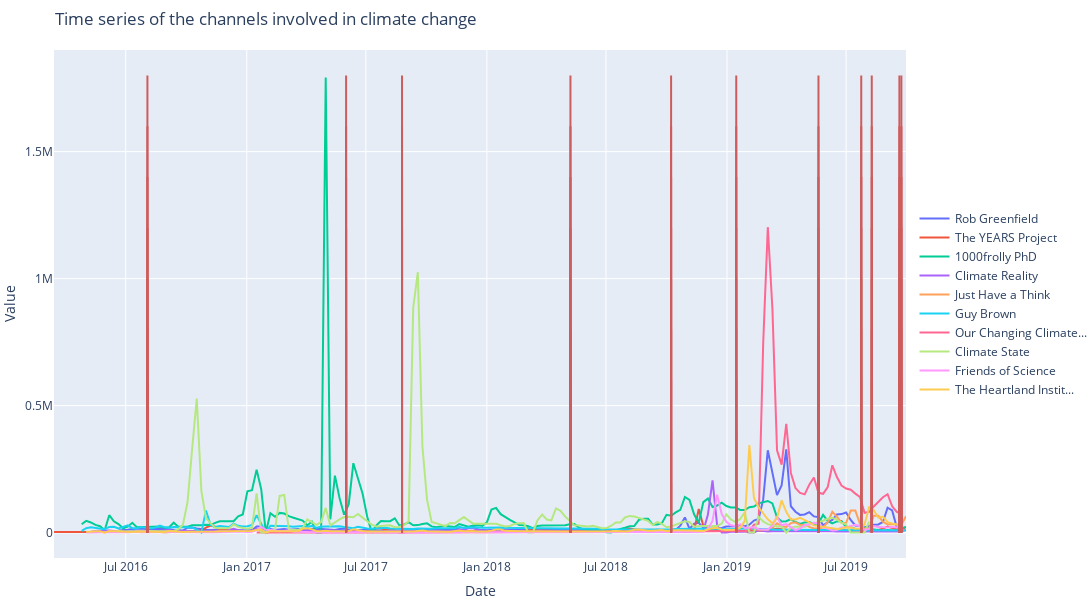

Notebook cell for this chart:
### Code cell
ch_cc_df_second.sort_values(by='proportion_cc_vids', ascending=False, inplace=True)
ch_list_second = ch_cc_df_second.channel.unique()
ch_list_df_second = [timeseries_cc_df[timeseries_cc_df['channel'] == channel].copy() for channel in ch_list_second]

fig = go.Figure()

for ch, color in zip(ch_list_df_second, colors):
    ch['datetime'] = pd.to_datetime(ch['datetime'])
    ch.set_index('datetime', inplace=True)
    fig.add_trace(go.Scatter(x=ch.index, y=ch['delta_views'],
                             mode='lines',
                             name=ch['name'].iloc[0],
                             line=dict(width=2, color=f'rgba{tuple(int(255 * c) for c in color[:3])}')))

for y in range(200000, 2000000, 200000):
    for event_date in climate_events.loc['2016':'2019-10'].index:
        fig.add_trace(go.Scatter(x=[event_date, event_date], y=[0, y],
                                 mode='lines',
                                 line=dict(color='indianred', width=2),
                                 hoverinfo='text',
                                 text=f'Event: {climate_events.loc[event_date]["name"]}',
                                 showlegend=False)) 

fig.update_layout(
    xaxis=dict(title='Date'),
    yaxis=dict(title='Value'),
    title='Time series of the channels involved in climate change',
    showlegend=True,
    legend=dict(x=1.01, y=0.5, traceorder='normal', orientation='v'),
    autosize=False,
    width=1200,
    height=600,
    margin=dict(l=5, r=0, t=50, b=5)
)

fig.show()

### Figure 1 — Plotly figure (JSON) as saved in the notebook; plotly's stock layout.template omitted (floating-point values rounded to 4 significant figures; data arrays with more than 128 entries replaced by an {"elided": "..."} marker saying what was removed)
{"data": [{"line": {"color": "rgba(68, 1, 84)", "width": 2}, "mode": "lines", "name": "Rob Greenfield", "type": "scatter", "x": {"elided": "171 str values"}, "y": {"elided": "171 float values"}}, {"line": {"color": "rgba(71, 39, 119)", "width": 2}, "mode": "lines", "name": "The YEARS Project", "type": "scatter", "x": {"elided": "186 str values"}, "y": {"elided": "186 float values"}}, {"line": {"color": "rgba(62, 73, 137)", "width": 2}, "mode": "lines", "name": "1000frolly PhD", "type": "scatter", "x": {"elided": "180 str values"}, "y": {"elided": "180 float values"}}, {"line": {"color": "rgba(48, 103, 141)", "width": 2}, "mode": "lines", "name": "Climate Reality", "type": "scatter", "x": {"elided": "178 str values"}, "y": {"elided": "178 float values"}}, {"line": {"color": "rgba(37, 130, 142)", "width": 2}, "mode": "lines", "name": "Just Have a Think", "type": "scatter", "x": ["2019-01-28T00:00:00", "2019-02-04T00:00:00", "2019-02-11T00:00:00", "2019-02-18T00:00:00", "2019-02-25T00:00:00", "2019-03-04T00:00:00", "2019-03-11T00:00:00", "2019-03-18T00:00:00", "2019-03-25T00:00:00", "2019-04-01T01:00:00", "2019-04-08T01:00:00", "2019-04-15T01:00:00", "2019-04-22T01:00:00", "2019-04-29T01:00:00", "2019-05-06T01:00:00", "2019-05-13T01:00:00", "2019-05-20T01:00:00", "2019-05-27T01:00:00", "2019-06-03T01:00:00", "2019-06-10T01:00:00", "2019-06-17T01:00:00", "2019-06-24T01:00:00", "2019-07-01T01:00:00", "2019-07-08T01:00:00", "2019-07-15T01:00:00", "2019-07-22T01:00:00", "2019-07-29T01:00:00", "2019-08-05T01:00:00", "2019-08-12T01:00:00", "2019-08-19T01:00:00", "2019-08-26T01:00:00", "2019-09-02T01:00:00", "2019-09-09T01:00:00", "2019-09-16T01:00:00", "2019-09-23T01:00:00", "2019-09-30T01:00:00"], "y": [0, 15036, 12249, 11780.0, 10230.0, 10210.0, 17080.0, 36930.0, 24660.0, 22510.0, 37350.0, 40450.0, 30390.0, 30980.0, 22640.0, 16530.0, 16230.0, 20790.0, 41090.0, 82100.0, 62930.0, 37990.0, 38280.0, 86730.0, 86730.0, 34840.0, 14680.0, 14990.0, 66690.0, 66690.0, 42050.0, 32480.0, 32480.0, 31640.0, 31030.0, 64220.0]}, {"line": {"color": "rgba(30, 157, 136)", "width": 2}, "mode": "lines", "name": "Guy Brown", "type": "scatter", "x": {"elided": "180 str values"}, "y": {"elided": "180 float values"}}, {"line": {"color": "rgba(53, 183, 120)", "width": 2}, "mode": "lines", "name": "Our Changing Climate...", "type": "scatter", "x": {"elided": "141 str values"}, "y": {"elided": "141 float values"}}, {"line": {"color": "rgba(109, 206, 88)", "width": 2}, "mode": "lines", "name": "Climate State", "type": "scatter", "x": {"elided": "165 str values"}, "y": {"elided": "165 float values"}}, {"line": {"color": "rgba(181, 221, 43)", "width": 2}, "mode": "lines", "name": "Friends of Science", "type": "scatter", "x": {"elided": "178 str values"}, "y": {"elided": "178 float values"}}, {"line": {"color": "rgba(253, 231, 36)", "width": 2}, "mode": "lines", "name": "The Heartland Instit...", "type": "scatter", "x": {"elided": "178 str values"}, "y": {"elided": "178 float values"}}, {"hoverinfo": "text", "line": {"color": "indianred", "width": 2}, "mode": "lines", "showlegend": false, "text": "Event:  Great Barrier Reef Bleaching", "type": "scatter", "x": ["2016-08-03T00:00:00", "2016-08-03T00:00:00"], "y": [0, 200000]}, {"hoverinfo": "text", "line": {"color": "indianred", "width": 2}, "mode": "lines", "showlegend": false, "text": "Event:  US Withdrawal from Paris Agreement", "type": "scatter", "x": ["2017-06-01T00:00:00", "2017-06-01T00:00:00"], "y": [0, 200000]}, {"hoverinfo": "text", "line": {"color": "indianred", "width": 2}, "mode": "lines", "showlegend": false, "text": "Event:  Hurricane Harvey", "type": "scatter", "x": ["2017-08-25T00:00:00", "2017-08-25T00:00:00"], "y": [0, 200000]}, {"hoverinfo": "text", "line": {"color": "indianred", "width": 2}, "mode": "lines", "showlegend": false, "text": "Event:  EU Bans Neonicotinoids", "type": "scatter", "x": ["2018-05-08T00:00:00", "2018-05-08T00:00:00"], "y": [0, 200000]}, {"hoverinfo": "text", "line": {"color": "indianred", "width": 2}, "mode": "lines", "showlegend": false, "text": "Event:  IPCC Special Report on Global Warming of 1.5 °C", "type": "scatter", "x": ["2018-10-08T00:00:00", "2018-10-08T00:00:00"], "y": [0, 200000]}, {"hoverinfo": "text", "line": {"color": "indianred", "width": 2}, "mode": "lines", "showlegend": false, "text": "Event:  Greenland Ice Melting Accelerating", "type": "scatter", "x": ["2019-01-15T00:00:00", "2019-01-15T00:00:00"], "y": [0, 200000]}, {"hoverinfo": "text", "line": {"color": "indianred", "width": 2}, "mode": "lines", "showlegend": false, "text": "Event:  Extinction Rebellion Protests", "type": "scatter", "x": ["2019-05-20T00:00:00", "2019-05-20T00:00:00"], "y": [0, 200000]}, {"hoverinfo": "text", "line": {"color": "indianred", "width": 2}, "mode": "lines", "showlegend": false, "text": "Event:  Europe's Record Heatwave", "type": "scatter", "x": ["2019-07-24T00:00:00", "2019-07-24T00:00:00"], "y": [0, 200000]}, {"hoverinfo": "text", "line": {"color": "indianred", "width": 2}, "mode": "lines", "showlegend": false, "text": "Event:  Iceland Commemorates First Glacier Lost to Climate Change", "type": "scatter", "x": ["2019-08-09T00:00:00", "2019-08-09T00:00:00"], "y": [0, 200000]}, {"hoverinfo": "text", "line": {"color": "indianred", "width": 2}, "mode": "lines", "showlegend": false, "text": "Event:  Global Climate Strike", "type": "scatter", "x": ["2019-09-20T00:00:00", "2019-09-20T00:00:00"], "y": [0, 200000]}, {"hoverinfo": "text", "line": {"color": "indianred", "width": 2}, "mode": "lines", "showlegend": false, "text": "Event:  UN Climate Action Summit 2019", "type": "scatter", "x": ["2019-09-23T00:00:00", "2019-09-23T00:00:00"], "y": [0, 200000]}, {"hoverinfo": "text", "line": {"color": "indianred", "width": 2}, "mode": "lines", "showlegend": false, "text": "Event:  Great Barrier Reef Bleaching", "type": "scatter", "x": ["2016-08-03T00:00:00", "2016-08-03T00:00:00"], "y": [0, 400000]}, {"hoverinfo": "text", "line": {"color": "indianred", "width": 2}, "mode": "lines", "showlegend": false, "text": "Event:  US Withdrawal from Paris Agreement", "type": "scatter", "x": ["2017-06-01T00:00:00", "2017-06-01T00:00:00"], "y": [0, 400000]}, {"hoverinfo": "text", "line": {"color": "indianred", "width": 2}, "mode": "lines", "showlegend": false, "text": "Event:  Hurricane Harvey", "type": "scatter", "x": ["2017-08-25T00:00:00", "2017-08-25T00:00:00"], "y": [0, 400000]}, {"hoverinfo": "text", "line": {"color": "indianred", "width": 2}, "mode": "lines", "showlegend": false, "text": "Event:  EU Bans Neonicotinoids", "type": "scatter", "x": ["2018-05-08T00:00:00", "2018-05-08T00:00:00"], "y": [0, 400000]}, {"hoverinfo": "text", "line": {"color": "indianred", "width": 2}, "mode": "lines", "showlegend": false, "text": "Event:  IPCC Special Report on Global Warming of 1.5 °C", "type": "scatter", "x": ["2018-10-08T00:00:00", "2018-10-08T00:00:00"], "y": [0, 400000]}, {"hoverinfo": "text", "line": {"color": "indianred", "width": 2}, "mode": "lines", "showlegend": false, "text": "Event:  Greenland Ice Melting Accelerating", "type": "scatter", "x": ["2019-01-15T00:00:00", "2019-01-15T00:00:00"], "y": [0, 400000]}, {"hoverinfo": "text", "line": {"color": "indianred", "width": 2}, "mode": "lines", "showlegend": false, "text": "Event:  Extinction Rebellion Protests", "type": "scatter", "x": ["2019-05-20T00:00:00", "2019-05-20T00:00:00"], "y": [0, 400000]}, {"hoverinfo": "text", "line": {"color": "indianred", "width": 2}, "mode": "lines", "showlegend": false, "text": "Event:  Europe's Record Heatwave", "type": "scatter", "x": ["2019-07-24T00:00:00", "2019-07-24T00:00:00"], "y": [0, 400000]}, {"hoverinfo": "text", "line": {"color": "indianred", "width": 2}, "mode": "lines", "showlegend": false, "text": "Event:  Iceland Commemorates First Glacier Lost to Climate Change", "type": "scatter", "x": ["2019-08-09T00:00:00", "2019-08-09T00:00:00"], "y": [0, 400000]}, {"hoverinfo": "text", "line": {"color": "indianred", "width": 2}, "mode": "lines", "showlegend": false, "text": "Event:  Global Climate Strike", "type": "scatter", "x": ["2019-09-20T00:00:00", "2019-09-20T00:00:00"], "y": [0, 400000]}, {"hoverinfo": "text", "line": {"color": "indianred", "width": 2}, "mode": "lines", "showlegend": false, "text": "Event:  UN Climate Action Summit 2019", "type": "scatter", "x": ["2019-09-23T00:00:00", "2019-09-23T00:00:00"], "y": [0, 400000]}, {"hoverinfo": "text", "line": {"color": "indianred", "width": 2}, "mode": "lines", "showlegend": false, "text": "Event:  Great Barrier Reef Bleaching", "type": "scatter", "x": ["2016-08-03T00:00:00", "2016-08-03T00:00:00"], "y": [0, 600000]}, {"hoverinfo": "text", "line": {"color": "indianred", "width": 2}, "mode": "lines", "showlegend": false, "text": "Event:  US Withdrawal from Paris Agreement", "type": "scatter", "x": ["2017-06-01T00:00:00", "2017-06-01T00:00:00"], "y": [0, 600000]}, {"hoverinfo": "text", "line": {"color": "indianred", "width": 2}, "mode": "lines", "showlegend": false, "text": "Event:  Hurricane Harvey", "type": "scatter", "x": ["2017-08-25T00:00:00", "2017-08-25T00:00:00"], "y": [0, 600000]}, {"hoverinfo": "text", "line": {"color": "indianred", "width": 2}, "mode": "lines", "showlegend": false, "text": "Event:  EU Bans Neonicotinoids", "type": "scatter", "x": ["2018-05-08T00:00:00", "2018-05-08T00:00:00"], "y": [0, 600000]}, {"hoverinfo": "text", "line": {"color": "indianred", "width": 2}, "mode": "lines", "showlegend": false, "text": "Event:  IPCC Special Report on Global Warming of 1.5 °C", "type": "scatter", "x": ["2018-10-08T00:00:00", "2018-10-08T00:00:00"], "y": [0, 600000]}, {"hoverinfo": "text", "line": {"color": "indianred", "width": 2}, "mode": "lines", "showlegend": false, "text": "Event:  Greenland Ice Melting Accelerating", "type": "scatter", "x": ["2019-01-15T00:00:00", "2019-01-15T00:00:00"], "y": [0, 600000]}, {"hoverinfo": "text", "line": {"color": "indianred", "width": 2}, "mode": "lines", "showlegend": false, "text": "Event:  Extinction Rebellion Protests", "type": "scatter", "x": ["2019-05-20T00:00:00", "2019-05-20T00:00:00"], "y": [0, 600000]}, {"hoverinfo": "text", "line": {"color": "indianred", "width": 2}, "mode": "lines", "showlegend": false, "text": "Event:  Europe's Record Heatwave", "type": "scatter", "x": ["2019-07-24T00:00:00", "2019-07-24T00:00:00"], "y": [0, 600000]}, {"hoverinfo": "text", "line": {"color": "indianred", "width": 2}, "mode": "lines", "showlegend": false, "text": "Event:  Iceland Commemorates First Glacier Lost to Climate Change", "type": "scatter", "x": ["2019-08-09T00:00:00", "2019-08-09T00:00:00"], "y": [0, 600000]}, {"hoverinfo": "text", "line": {"color": "indianred", "width": 2}, "mode": "lines", "showlegend": false, "text": "Event:  Global Climate Strike", "type": "scatter", "x": ["2019-09-20T00:00:00", "2019-09-20T00:00:00"], "y": [0, 600000]}, {"hoverinfo": "text", "line": {"color": "indianred", "width": 2}, "mode": "lines", "showlegend": false, "text": "Event:  UN Climate Action Summit 2019", "type": "scatter", "x": ["2019-09-23T00:00:00", "2019-09-23T00:00:00"], "y": [0, 600000]}, {"hoverinfo": "text", "line": {"color": "indianred", "width": 2}, "mode": "lines", "showlegend": false, "text": "Event:  Great Barrier Reef Bleaching", "type": "scatter", "x": ["2016-08-03T00:00:00", "2016-08-03T00:00:00"], "y": [0, 800000]}, {"hoverinfo": "text", "line": {"color": "indianred", "width": 2}, "mode": "lines", "showlegend": false, "text": "Event:  US Withdrawal from Paris Agreement", "type": "scatter", "x": ["2017-06-01T00:00:00", "2017-06-01T00:00:00"], "y": [0, 800000]}, {"hoverinfo": "text", "line": {"color": "indianred", "width": 2}, "mode": "lines", "showlegend": false, "text": "Event:  Hurricane Harvey", "type": "scatter", "x": ["2017-08-25T00:00:00", "2017-08-25T00:00:00"], "y": [0, 800000]}, {"hoverinfo": "text", "line": {"color": "indianred", "width": 2}, "mode": "lines", "showlegend": false, "text": "Event:  EU Bans Neonicotinoids", "type": "scatter", "x": ["2018-05-08T00:00:00", "2018-05-08T00:00:00"], "y": [0, 800000]}, {"hoverinfo": "text", "line": {"color": "indianred", "width": 2}, "mode": "lines", "showlegend": false, "text": "Event:  IPCC Special Report on Global Warming of 1.5 °C", "type": "scatter", "x": ["2018-10-08T00:00:00", "2018-10-08T00:00:00"], "y": [0, 800000]}, {"hoverinfo": "text", "line": {"color": "indianred", "width": 2}, "mode": "lines", "showlegend": false, "text": "Event:  Greenland Ice Melting Accelerating", "type": "scatter", "x": ["2019-01-15T00:00:00", "2019-01-15T00:00:00"], "y": [0, 800000]}, {"hoverinfo": "text", "line": {"color": "indianred", "width": 2}, "mode": "lines", "showlegend": false, "text": "Event:  Extinction Rebellion Protests", "type": "scatter", "x": ["2019-05-20T00:00:00", "2019-05-20T00:00:00"], "y": [0, 800000]}, {"hoverinfo": "text", "line": {"color": "indianred", "width": 2}, "mode": "lines", "showlegend": false, "text": "Event:  Europe's Record Heatwave", "type": "scatter", "x": ["2019-07-24T00:00:00", "2019-07-24T00:00:00"], "y": [0, 800000]}, {"hoverinfo": "text", "line": {"color": "indianred", "width": 2}, "mode": "lines", "showlegend": false, "text": "Event:  Iceland Commemorates First Glacier Lost to Climate Change", "type": "scatter", "x": ["2019-08-09T00:00:00", "2019-08-09T00:00:00"], "y": [0, 800000]}, {"hoverinfo": "text", "line": {"color": "indianred", "width": 2}, "mode": "lines", "showlegend": false, "text": "Event:  Global Climate Strike", "type": "scatter", "x": ["2019-09-20T00:00:00", "2019-09-20T00:00:00"], "y": [0, 800000]}, {"hoverinfo": "text", "line": {"color": "indianred", "width": 2}, "mode": "lines", "showlegend": false, "text": "Event:  UN Climate Action Summit 2019", "type": "scatter", "x": ["2019-09-23T00:00:00", "2019-09-23T00:00:00"], "y": [0, 800000]}, {"hoverinfo": "text", "line": {"color": "indianred", "width": 2}, "mode": "lines", "showlegend": false, "text": "Event:  Great Barrier Reef Bleaching", "type": "scatter", "x": ["2016-08-03T00:00:00", "2016-08-03T00:00:00"], "y": [0, 1000000]}, {"hoverinfo": "text", "line": {"color": "indianred", "width": 2}, "mode": "lines", "showlegend": false, "text": "Event:  US Withdrawal from Paris Agreement", "type": "scatter", "x": ["2017-06-01T00:00:00", "2017-06-01T00:00:00"], "y": [0, 1000000]}, {"hoverinfo": "text", "line": {"color": "indianred", "width": 2}, "mode": "lines", "showlegend": false, "text": "Event:  Hurricane Harvey", "type": "scatter", "x": ["2017-08-25T00:00:00", "2017-08-25T00:00:00"], "y": [0, 1000000]}, {"hoverinfo": "text", "line": {"color": "indianred", "width": 2}, "mode": "lines", "showlegend": false, "text": "Event:  EU Bans Neonicotinoids", "type": "scatter", "x": ["2018-05-08T00:00:00", "2018-05-08T00:00:00"], "y": [0, 1000000]}, {"hoverinfo": "text", "line": {"color": "indianred", "width": 2}, "mode": "lines", "showlegend": false, "text": "Event:  IPCC Special Report on Global Warming of 1.5 °C", "type": "scatter", "x": ["2018-10-08T00:00:00", "2018-10-08T00:00:00"], "y": [0, 1000000]}, {"hoverinfo": "text", "line": {"color": "indianred", "width": 2}, "mode": "lines", "showlegend": false, "text": "Event:  Greenland Ice Melting Accelerating", "type": "scatter", "x": ["2019-01-15T00:00:00", "2019-01-15T00:00:00"], "y": [0, 1000000]}, {"hoverinfo": "text", "line": {"color": "indianred", "width": 2}, "mode": "lines", "showlegend": false, "text": "Event:  Extinction Rebellion Protests", "type": "scatter", "x": ["2019-05-20T00:00:00", "2019-05-20T00:00:00"], "y": [0, 1000000]}, {"hoverinfo": "text", "line": {"color": "indianred", "width": 2}, "mode": "lines", "showlegend": false, "text": "Event:  Europe's Record Heatwave", "type": "scatter", "x": ["2019-07-24T00:00:00", "2019-07-24T00:00:00"], "y": [0, 1000000]}, {"hoverinfo": "text", "line": {"color": "indianred", "width": 2}, "mode": "lines", "showlegend": false, "text": "Event:  Iceland Commemorates First Glacier Lost to Climate Change", "type": "scatter", "x": ["2019-08-09T00:00:00", "2019-08-09T00:00:00"], "y": [0, 1000000]}, {"hoverinfo": "text", "line": {"color": "indianred", "width": 2}, "mode": "lines", "showlegend": false, "text": "Event:  Global Climate Strike", "type": "scatter", "x": ["2019-09-20T00:00:00", "2019-09-20T00:00:00"], "y": [0, 1000000]}, {"hoverinfo": "text", "line": {"color": "indianred", "width": 2}, "mode": "lines", "showlegend": false, "text": "Event:  UN Climate Action Summit 2019", "type": "scatter", "x": ["2019-09-23T00:00:00", "2019-09-23T00:00:00"], "y": [0, 1000000]}, {"hoverinfo": "text", "line": {"color": "indianred", "width": 2}, "mode": "lines", "showlegend": false, "text": "Event:  Great Barrier Reef Bleaching", "type": "scatter", "x": ["2016-08-03T00:00:00", "2016-08-03T00:00:00"], "y": [0, 1200000]}, {"hoverinfo": "text", "line": {"color": "indianred", "width": 2}, "mode": "lines", "showlegend": false, "text": "Event:  US Withdrawal from Paris Agreement", "type": "scatter", "x": ["2017-06-01T00:00:00", "2017-06-01T00:00:00"], "y": [0, 1200000]}, {"hoverinfo": "text", "line": {"color": "indianred", "width": 2}, "mode": "lines", "showlegend": false, "text": "Event:  Hurricane Harvey", "type": "scatter", "x": ["2017-08-25T00:00:00", "2017-08-25T00:00:00"], "y": [0, 1200000]}, {"hoverinfo": "text", "line": {"color": "indianred", "width": 2}, "mode": "lines", "showlegend": false, "text": "Event:  EU Bans Neonicotinoids", "type": "scatter", "x": ["2018-05-08T00:00:00", "2018-05-08T00:00:00"], "y": [0, 1200000]}, {"hoverinfo": "text", "line": {"color": "indianred", "width": 2}, "mode": "lines", "showlegend": false, "text": "Event:  IPCC Special Report on Global Warming of 1.5 °C", "type": "scatter", "x": ["2018-10-08T00:00:00", "2018-10-08T00:00:00"], "y": [0, 1200000]}, {"hoverinfo": "text", "line": {"color": "indianred", "width": 2}, "mode": "lines", "showlegend": false, "text": "Event:  Greenland Ice Melting Accelerating", "type": "scatter", "x": ["2019-01-15T00:00:00", "2019-01-15T00:00:00"], "y": [0, 1200000]}, {"hoverinfo": "text", "line": {"color": "indianred", "width": 2}, "mode": "lines", "showlegend": false, "text": "Event:  Extinction Rebellion Protests", "type": "scatter", "x": ["2019-05-20T00:00:00", "2019-05-20T00:00:00"], "y": [0, 1200000]}, {"hoverinfo": "text", "line": {"color": "indianred", "width": 2}, "mode": "lines", "showlegend": false, "text": "Event:  Europe's Record Heatwave", "type": "scatter", "x": ["2019-07-24T00:00:00", "2019-07-24T00:00:00"], "y": [0, 1200000]}, {"hoverinfo": "text", "line": {"color": "indianred", "width": 2}, "mode": "lines", "showlegend": false, "text": "Event:  Iceland Commemorates First Glacier Lost to Climate Change", "type": "scatter", "x": ["2019-08-09T00:00:00", "2019-08-09T00:00:00"], "y": [0, 1200000]}, {"hoverinfo": "text", "line": {"color": "indianred", "width": 2}, "mode": "lines", "showlegend": false, "text": "Event:  Global Climate Strike", "type": "scatter", "x": ["2019-09-20T00:00:00", "2019-09-20T00:00:00"], "y": [0, 1200000]}, {"hoverinfo": "text", "line": {"color": "indianred", "width": 2}, "mode": "lines", "showlegend": false, "text": "Event:  UN Climate Action Summit 2019", "type": "scatter", "x": ["2019-09-23T00:00:00", "2019-09-23T00:00:00"], "y": [0, 1200000]}, {"hoverinfo": "text", "line": {"color": "indianred", "width": 2}, "mode": "lines", "showlegend": false, "text": "Event:  Great Barrier Reef Bleaching", "type": "scatter", "x": ["2016-08-03T00:00:00", "2016-08-03T00:00:00"], "y": [0, 1400000]}, {"hoverinfo": "text", "line": {"color": "indianred", "width": 2}, "mode": "lines", "showlegend": false, "text": "Event:  US Withdrawal from Paris Agreement", "type": "scatter", "x": ["2017-06-01T00:00:00", "2017-06-01T00:00:00"], "y": [0, 1400000]}, {"hoverinfo": "text", "line": {"color": "indianred", "width": 2}, "mode": "lines", "showlegend": false, "text": "Event:  Hurricane Harvey", "type": "scatter", "x": ["2017-08-25T00:00:00", "2017-08-25T00:00:00"], "y": [0, 1400000]}, {"hoverinfo": "text", "line": {"color": "indianred", "width": 2}, "mode": "lines", "showlegend": false, "text": "Event:  EU Bans Neonicotinoids", "type": "scatter", "x": ["2018-05-08T00:00:00", "2018-05-08T00:00:00"], "y": [0, 1400000]}, {"hoverinfo": "text", "line": {"color": "indianred", "width": 2}, "mode": "lines", "showlegend": false, "text": "Event:  IPCC Special Report on Global Warming of 1.5 °C", "type": "scatter", "x": ["2018-10-08T00:00:00", "2018-10-08T00:00:00"], "y": [0, 1400000]}, {"hoverinfo": "text", "line": {"color": "indianred", "width": 2}, "mode": "lines", "showlegend": false, "text": "Event:  Greenland Ice Melting Accelerating", "type": "scatter", "x": ["2019-01-15T00:00:00", "2019-01-15T00:00:00"], "y": [0, 1400000]}, {"hoverinfo": "text", "line": {"color": "indianred", "width": 2}, "mode": "lines", "showlegend": false, "text": "Event:  Extinction Rebellion Protests", "type": "scatter", "x": ["2019-05-20T00:00:00", "2019-05-20T00:00:00"], "y": [0, 1400000]}, {"hoverinfo": "text", "line": {"color": "indianred", "width": 2}, "mode": "lines", "showlegend": false, "text": "Event:  Europe's Record Heatwave", "type": "scatter", "x": ["2019-07-24T00:00:00", "2019-07-24T00:00:00"], "y": [0, 1400000]}, {"hoverinfo": "text", "line": {"color": "indianred", "width": 2}, "mode": "lines", "showlegend": false, "text": "Event:  Iceland Commemorates First Glacier Lost to Climate Change", "type": "scatter", "x": ["2019-08-09T00:00:00", "2019-08-09T00:00:00"], "y": [0, 1400000]}, {"hoverinfo": "text", "line": {"color": "indianred", "width": 2}, "mode": "lines", "showlegend": false, "text": "Event:  Global Climate Strike", "type": "scatter", "x": ["2019-09-20T00:00:00", "2019-09-20T00:00:00"], "y": [0, 1400000]}, {"hoverinfo": "text", "line": {"color": "indianred", "width": 2}, "mode": "lines", "showlegend": false, "text": "Event:  UN Climate Action Summit 2019", "type": "scatter", "x": ["2019-09-23T00:00:00", "2019-09-23T00:00:00"], "y": [0, 1400000]}, {"hoverinfo": "text", "line": {"color": "indianred", "width": 2}, "mode": "lines", "showlegend": false, "text": "Event:  Great Barrier Reef Bleaching", "type": "scatter", "x": ["2016-08-03T00:00:00", "2016-08-03T00:00:00"], "y": [0, 1600000]}, {"hoverinfo": "text", "line": {"color": "indianred", "width": 2}, "mode": "lines", "showlegend": false, "text": "Event:  US Withdrawal from Paris Agreement", "type": "scatter", "x": ["2017-06-01T00:00:00", "2017-06-01T00:00:00"], "y": [0, 1600000]}, {"hoverinfo": "text", "line": {"color": "indianred", "width": 2}, "mode": "lines", "showlegend": false, "text": "Event:  Hurricane Harvey", "type": "scatter", "x": ["2017-08-25T00:00:00", "2017-08-25T00:00:00"], "y": [0, 1600000]}, {"hoverinfo": "text", "line": {"color": "indianred", "width": 2}, "mode": "lines", "showlegend": false, "text": "Event:  EU Bans Neonicotinoids", "type": "scatter", "x": ["2018-05-08T00:00:00", "2018-05-08T00:00:00"], "y": [0, 1600000]}, {"hoverinfo": "text", "line": {"color": "indianred", "width": 2}, "mode": "lines", "showlegend": false, "text": "Event:  IPCC Special Report on Global Warming of 1.5 °C", "type": "scatter", "x": ["2018-10-08T00:00:00", "2018-10-08T00:00:00"], "y": [0, 1600000]}, {"hoverinfo": "text", "line": {"color": "indianred", "width": 2}, "mode": "lines", "showlegend": false, "text": "Event:  Greenland Ice Melting Accelerating", "type": "scatter", "x": ["2019-01-15T00:00:00", "2019-01-15T00:00:00"], "y": [0, 1600000]}, {"hoverinfo": "text", "line": {"color": "indianred", "width": 2}, "mode": "lines", "showlegend": false, "text": "Event:  Extinction Rebellion Protests", "type": "scatter", "x": ["2019-05-20T00:00:00", "2019-05-20T00:00:00"], "y": [0, 1600000]}, {"hoverinfo": "text", "line": {"color": "indianred", "width": 2}, "mode": "lines", "showlegend": false, "text": "Event:  Europe's Record Heatwave", "type": "scatter", "x": ["2019-07-24T00:00:00", "2019-07-24T00:00:00"], "y": [0, 1600000]}, {"hoverinfo": "text", "line": {"color": "indianred", "width": 2}, "mode": "lines", "showlegend": false, "text": "Event:  Iceland Commemorates First Glacier Lost to Climate Change", "type": "scatter", "x": ["2019-08-09T00:00:00", "2019-08-09T00:00:00"], "y": [0, 1600000]}, {"hoverinfo": "text", "line": {"color": "indianred", "width": 2}, "mode": "lines", "showlegend": false, "text": "Event:  Global Climate Strike", "type": "scatter", "x": ["2019-09-20T00:00:00", "2019-09-20T00:00:00"], "y": [0, 1600000]}, {"hoverinfo": "text", "line": {"color": "indianred", "width": 2}, "mode": "lines", "showlegend": false, "text": "Event:  UN Climate Action Summit 2019", "type": "scatter", "x": ["2019-09-23T00:00:00", "2019-09-23T00:00:00"], "y": [0, 1600000]}, {"hoverinfo": "text", "line": {"color": "indianred", "width": 2}, "mode": "lines", "showlegend": false, "text": "Event:  Great Barrier Reef Bleaching", "type": "scatter", "x": ["2016-08-03T00:00:00", "2016-08-03T00:00:00"], "y": [0, 1800000]}, {"hoverinfo": "text", "line": {"color": "indianred", "width": 2}, "mode": "lines", "showlegend": false, "text": "Event:  US Withdrawal from Paris Agreement", "type": "scatter", "x": ["2017-06-01T00:00:00", "2017-06-01T00:00:00"], "y": [0, 1800000]}, {"hoverinfo": "text", "line": {"color": "indianred", "width": 2}, "mode": "lines", "showlegend": false, "text": "Event:  Hurricane Harvey", "type": "scatter", "x": ["2017-08-25T00:00:00", "2017-08-25T00:00:00"], "y": [0, 1800000]}, {"hoverinfo": "text", "line": {"color": "indianred", "width": 2}, "mode": "lines", "showlegend": false, "text": "Event:  EU Bans Neonicotinoids", "type": "scatter", "x": ["2018-05-08T00:00:00", "2018-05-08T00:00:00"], "y": [0, 1800000]}, {"hoverinfo": "text", "line": {"color": "indianred", "width": 2}, "mode": "lines", "showlegend": false, "text": "Event:  IPCC Special Report on Global Warming of 1.5 °C", "type": "scatter", "x": ["2018-10-08T00:00:00", "2018-10-08T00:00:00"], "y": [0, 1800000]}, {"hoverinfo": "text", "line": {"color": "indianred", "width": 2}, "mode": "lines", "showlegend": false, "text": "Event:  Greenland Ice Melting Accelerating", "type": "scatter", "x": ["2019-01-15T00:00:00", "2019-01-15T00:00:00"], "y": [0, 1800000]}, {"hoverinfo": "text", "line": {"color": "indianred", "width": 2}, "mode": "lines", "showlegend": false, "text": "Event:  Extinction Rebellion Protests", "type": "scatter", "x": ["2019-05-20T00:00:00", "2019-05-20T00:00:00"], "y": [0, 1800000]}, {"hoverinfo": "text", "line": {"color": "indianred", "width": 2}, "mode": "lines", "showlegend": false, "text": "Event:  Europe's Record Heatwave", "type": "scatter", "x": ["2019-07-24T00:00:00", "2019-07-24T00:00:00"], "y": [0, 1800000]}, {"hoverinfo": "text", "line": {"color": "indianred", "width": 2}, "mode": "lines", "showlegend": false, "text": "Event:  Iceland Commemorates First Glacier Lost to Climate Change", "type": "scatter", "x": ["2019-08-09T00:00:00", "2019-08-09T00:00:00"], "y": [0, 1800000]}, {"hoverinfo": "text", "line": {"color": "indianred", "width": 2}, "mode": "lines", "showlegend": false, "text": "Event:  Global Climate Strike", "type": "scatter", "x": ["2019-09-20T00:00:00", "2019-09-20T00:00:00"], "y": [0, 1800000]}, {"hoverinfo": "text", "line": {"color": "indianred", "width": 2}, "mode": "lines", "showlegend": false, "text": "Event:  UN Climate Action Summit 2019", "type": "scatter", "x": ["2019-09-23T00:00:00", "2019-09-23T00:00:00"], "y": [0, 1800000]}], "layout": {"autosize": false, "height": 600, "legend": {"orientation": "v", "traceorder": "normal", "x": 1.01, "y": 0.5}, "margin": {"b": 5, "l": 5, "r": 0, "t": 50}, "showlegend": true, "title": {"text": "Time series of the channels involved in climate change"}, "width": 1200, "xaxis": {"title": {"text": "Date"}}, "yaxis": {"title": {"text": "Value"}}}}
